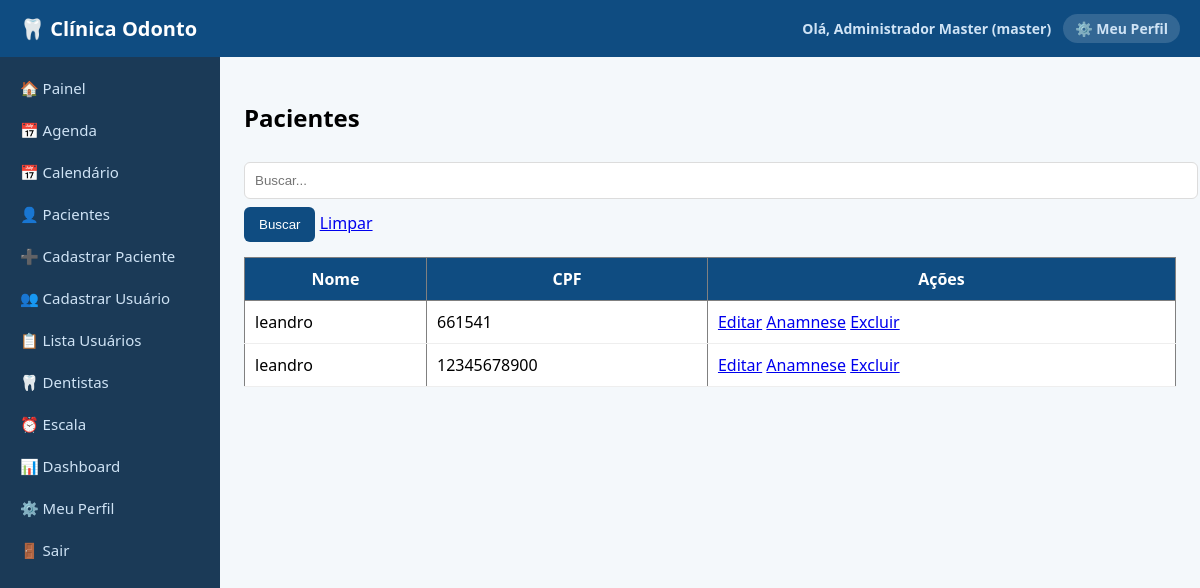
Before: /pacientes/lista (signed in) with the older database file.
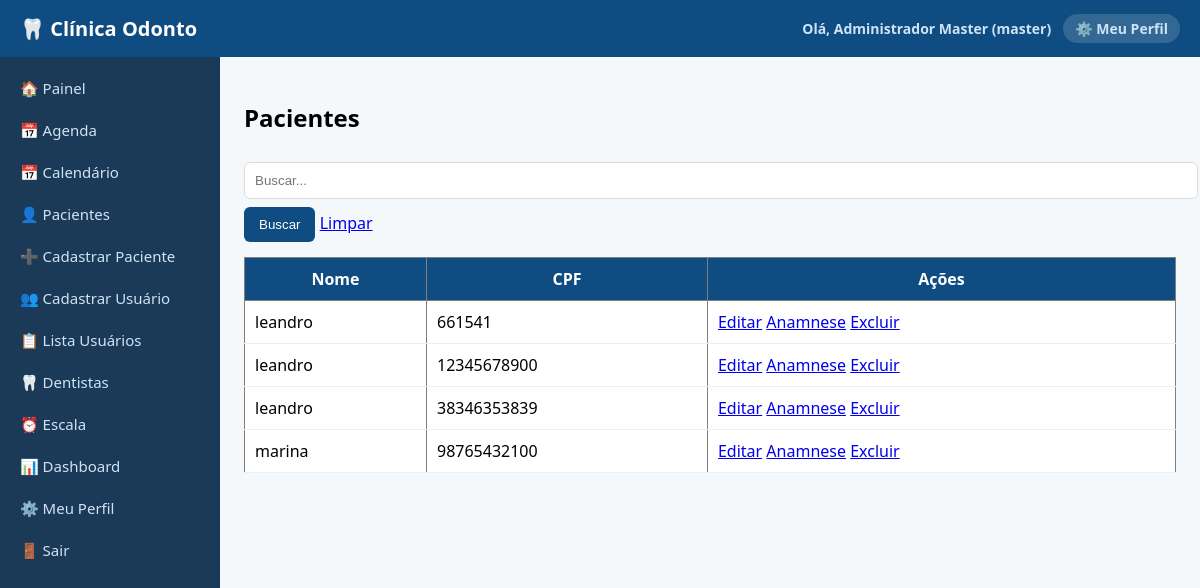
After: the same page with the newer database file.
### tables this page shows
CREATE TABLE pacientes (
            id INTEGER PRIMARY KEY AUTOINCREMENT,
            usuario_id INTEGER,
            nome TEXT,
            data_nascimento TEXT,
            sexo TEXT,
            cpf TEXT,
            telefone TEXT,
            email TEXT,
            cep TEXT,
            logradouro TEXT,
            bairro TEXT,
            cidade TEXT,
            estado TEXT,
            numero TEXT,
            complemento TEXT,
            responsavel_nome TEXT
        );

### routes/pacientes.py (the view)
@pacientes.route('/pacientes/lista')
@tipo_required(['master', 'admin', 'operador', 'atendente', 'dentista'])
def lista_pacientes():
    busca = request.args.get('busca', '')
    conn = get_db_connection()
    cur = conn.cursor()
    if busca:
        cur.execute(f"SELECT * FROM pacientes WHERE nome LIKE {p()} ORDER BY nome", (f'%{busca}%',))
    else:
        cur.execute("SELECT * FROM pacientes ORDER BY nome")
    rows = cur.fetchall()
    lista = rows_as_dicts(rows, cur) if is_postgres() else rows
    conn.close()
    return render_template('lista_pacientes.html', pacientes=lista, busca=busca)

### db.py (called while the page is built)
def get_db_connection():
    if DATABASE_URL:
        import psycopg2
        import psycopg2.extras
        conn = psycopg2.connect(DATABASE_URL)
        conn.autocommit = False
        return conn
    else:
        conn = sqlite3.connect('database.db')
        conn.row_factory = sqlite3.Row
        return conn

def is_postgres():
    return bool(DATABASE_URL)

### routes/utils.py (called while the page is built)
def tipo_required(tipos_permitidos):
    def decorator(func):
        @wraps(func)
        def wrapper(*args, **kwargs):
            if 'usuario_tipo' not in session:
                return redirect('/login')
            if session['usuario_tipo'] not in tipos_permitidos:
                return "<h1>Acesso negado</h1>"
            return func(*args, **kwargs)
        return wrapper
    return decorator

### templates/lista_pacientes.html
{% extends "base.html" %}
{% block content %}
<h2>Pacientes</h2>
<form method="GET">
    <input name="busca" placeholder="Buscar..." value="{{ busca }}">
    <button type="submit">Buscar</button>
    <a href="/pacientes/lista">Limpar</a>
</form>
<table border="1">
<tr>
    <th>Nome</th>
    <th>CPF</th>
    <th>Ações</th>
</tr>
{% for p in pacientes %}
<tr>
    <td>{{ p.nome }}</td>
    <td>{{ p.cpf }}</td>
    <td>
        <a href="/pacientes/editar/{{ p.id }}">Editar</a>
        <a href="/pacientes/anamnese/{{ p.id }}">Anamnese</a>
        {% if session.usuario_tipo in ['master','admin'] %}
        <a href="/pacientes/excluir/{{ p.id }}" onclick="return confirm('Tem certeza?')">Excluir</a>
        {% endif %}
    </td>
</tr>
{% endfor %}
</table>
{% endblock %}

Changed rows visible on the page:
added pacientes: nome "leandro", cpf "38346353839"
added pacientes: nome "marina", cpf "98765432100"
